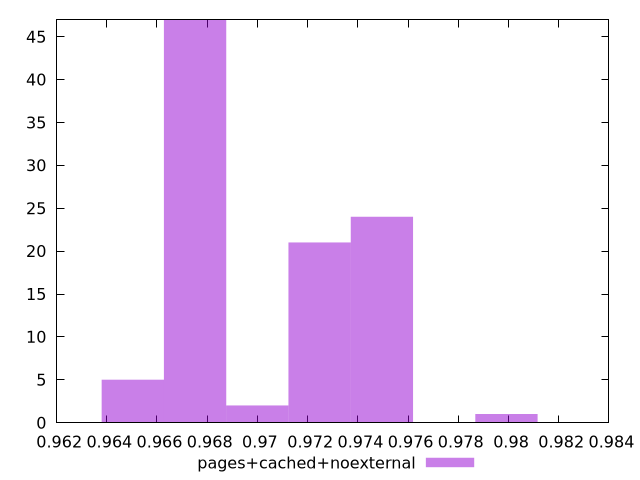

This chart was generated by the following gnuplot code:
$_pagesCachedNoexternal <<EOF
0.9675156744277607 47
0.9724772932709799 21
0.9699964838493703 2
0.9749581026925895 24
0.965034865006151 5
0.9799197215358089 1
EOF
set key outside below
set terminal pngcairo
set output "report_00005_2020-11-02T22-26-11.212Z/speed-index/pages+cached+noexternal//hist.png"
set yrange [0:47]
set boxwidth 0.0024808094216096426
set style fill transparent solid 0.5 noborder
plot $_pagesCachedNoexternal title "pages+cached+noexternal" with boxes ,
